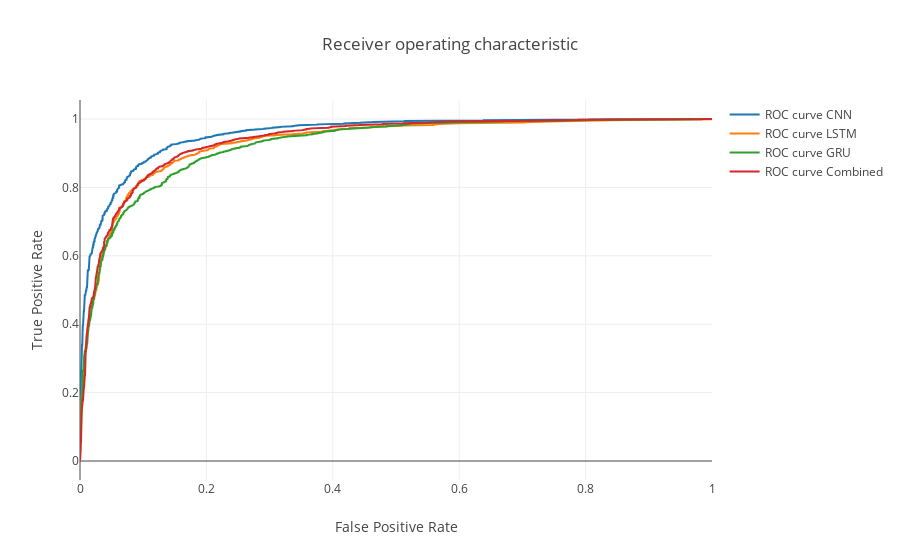

Notebook code for this chart:
### Code cell
data = []

print (len(fp))
for i in range(0, len(fp)):
    trace = go.Scatter(x=fp[i], y=tp[i],
                        mode='lines', 
                        name='ROC curve {}'
                               ''.format(names[i]))
    data.append(trace)
    
layout = go.Layout(title='Receiver operating characteristic ',
                   xaxis=dict(title='False Positive Rate'),
                   yaxis=dict(title='True Positive Rate'))

fig = go.Figure(data=data, layout=layout)
    
py.iplot(fig)

### Figure 1 — Plotly figure (JSON) as saved in the notebook; plotly's stock layout.template omitted (floating-point values rounded to 4 significant figures; data arrays with more than 128 entries replaced by an {"elided": "..."} marker saying what was removed)
{"data": [{"mode": "lines", "name": "ROC curve CNN", "type": "scatter", "uid": "4ef1f4bc-cd15-11e8-8b9f-2016d8c46e37", "x": {"elided": "1007 float values"}, "y": {"elided": "1007 float values"}}, {"mode": "lines", "name": "ROC curve LSTM", "type": "scatter", "uid": "4ef1f4bd-cd15-11e8-8b9f-2016d8c46e37", "x": {"elided": "1210 float values"}, "y": {"elided": "1210 float values"}}, {"mode": "lines", "name": "ROC curve GRU", "type": "scatter", "uid": "4ef1f4be-cd15-11e8-8b9f-2016d8c46e37", "x": {"elided": "1250 float values"}, "y": {"elided": "1250 float values"}}, {"mode": "lines", "name": "ROC curve Combined", "type": "scatter", "uid": "4ef1f4bf-cd15-11e8-8b9f-2016d8c46e37", "x": {"elided": "1318 float values"}, "y": {"elided": "1318 float values"}}], "layout": {"title": "Receiver operating characteristic ", "xaxis": {"title": "False Positive Rate"}, "yaxis": {"title": "True Positive Rate"}}}
